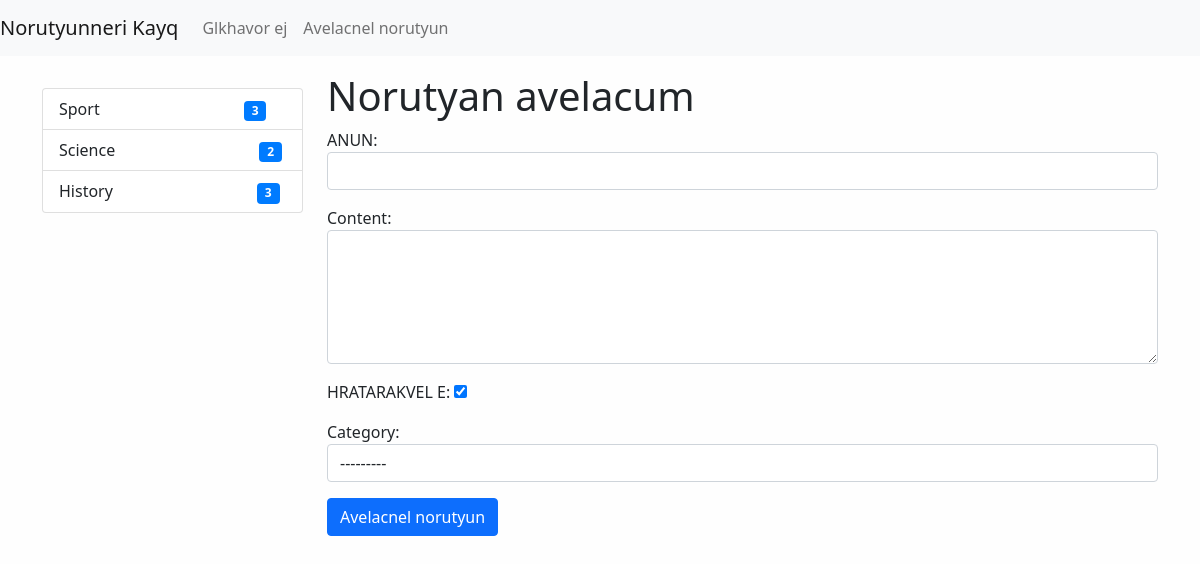
The page /news/add_news/ on the database its author committed.
### news/models.py (models this page shows)
class Category(models.Model):
    title = models.CharField(max_length=150, db_index=True, verbose_name='CATEGORYI ANUN')
    def get_absolute_url(self):
        return reverse('category', kwargs={"category_id": self.pk})
    def __str__(self):
        return self.title
    class Meta:
        verbose_name = "Category"
        verbose_name_plural = "Categoryner"
        ordering = ['title']

### news/views.py (the view)
# urls.py: path('news/add_news/', CreateNews.as_view(), name='add_news'),
class CreateNews(CreateView):
    form_class = NewsForm
    template_name = 'news/add_news.html'

### news/forms.py (shortened to what this page needs)
class NewsForm(forms.ModelForm):
    class Meta:
        model = News
        fields = ['title', 'content', 'is_published', 'category']
        widgets = {
            'title': forms.TextInput(attrs={'class': 'form-control'}),
            'content': forms.Textarea(attrs={'class': 'form-control', 'rows': 5}),
            'category': forms.Select(attrs={'class': 'form-control'}),
        }

### news/templatetags/news_tags.py (called while the page is built)
@register.inclusion_tag('news/list-categories.html')
def show_categories(arg1="hello", arg2="world"):
    categories = Category.objects.annotate(cnt=Count("get_news")).filter(cnt__gt=0)
    return {"categories": categories, "arg1": arg1,  "arg2": arg2}

### news/templates/news/add_news.html (shortened to what this page needs)
{% extends 'base.html' %}
{% block sidebar %}
{% include 'inc/_sidebar.html' %}
{% endblock %}
{% block content %}
<h1> Norutyan avelacum </h1>
<form action="{% url 'add_news' %}" method="post">
    {{ form.as_p }}
    <button class="btn btn-primary btn-block" type="submit"> Avelacnel norutyun</button>
</form>
{% endblock %}

### news/templates/news/list-categories.html (shortened to what this page needs)
<div class="list-group">
    {% for item in categories %}
    <a class="list-group-item list-group-item-action" href="{{ item.get_absolute_url }}">
        {{ item.title }} <span class="badge badge-primary badge-pill"
                               style="background-color: #007bff;color: white;margin-left: 140px;">{{ item.cnt }}</span></a>
    {% endfor %}
</div>

### mysite/static/css/style.css (style rules this page uses)
body { background-color: #fefefe; }

### rows shown on the page
Category: title "Sport", cnt "3"
Category: title "Science", cnt "2"
Category: title "History", cnt "3"
